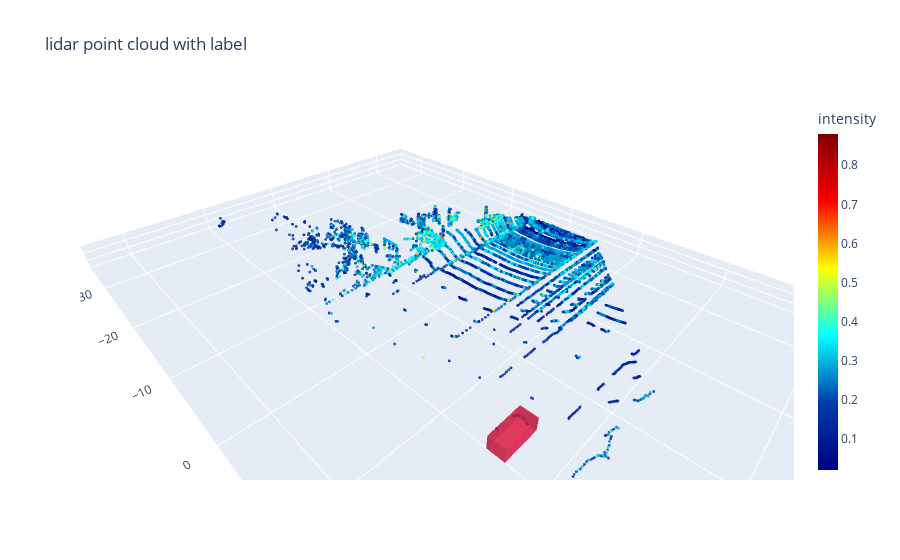

Write notebook code for a chart like this one.
### Markdown cell above
### Point cloud and label

### Code cell
config_path = pathlib.Path('/home/kyungpyo/git/voxelnet/config/voxelnet_kitti.yaml')

cfg = None
with open(config_path) as f:
    cfg = yaml.load(f, Loader=yaml.FullLoader)

dataset1 = KittiDataset('/home/kyungpyo/git/voxelnet/data/training', cfg)
data = dataset1[2]

lidar = data['lidar']
label = data['label']
lidar_dict = {
    'x': lidar[:, 0],
    'y': lidar[:, 1],
    'z': lidar[:, 2],
    'i': lidar[:, 3],
}
pointcloud = goScatterLidar(lidar_dict)
data = [pointcloud]

for key in label.keys():
    if key == 'Car':
        for box in label[key]:
            data.append(goCube(box))

layout = goLayout('lidar point cloud with label')
goFigure(data, layout)

### Figure 1 — Plotly figure (JSON) as saved in the notebook; plotly's stock layout.template omitted (floating-point values rounded to 4 significant figures; data arrays with more than 128 entries replaced by an {"elided": "..."} marker saying what was removed)
{"data": [{"marker": {"color": {"elided": "14584 float values"}, "colorbar": {"thickness": 20, "title": {"text": "intensity"}}, "colorscale": [[0, "rgb(0,0,131)"], [0.2, "rgb(0,60,170)"], [0.4, "rgb(5,255,255)"], [0.6, "rgb(255,255,0)"], [0.8, "rgb(250,0,0)"], [1, "rgb(128,0,0)"]], "opacity": 0.8, "size": 1}, "mode": "markers", "type": "scatter3d", "x": {"elided": "14584 float values"}, "y": {"elided": "14584 float values"}, "z": {"elided": "14584 float values"}}, {"color": "#DC143C", "flatshading": true, "i": [7, 0, 0, 0, 4, 4, 6, 6, 4, 0, 3, 2], "j": [3, 4, 1, 2, 5, 6, 5, 2, 0, 1, 6, 3], "k": [0, 7, 2, 3, 6, 7, 1, 1, 5, 5, 7, 6], "opacity": 0.6, "type": "mesh3d", "x": [40.44, 40.45, 36.44, 36.43, 40.44, 40.45, 36.44, 36.43], "y": [16.89, 15.13, 15.1, 16.86, 16.89, 15.13, 15.1, 16.86], "z": [-1.656, -1.656, -1.656, -1.656, -0.1658, -0.1658, -0.1658, -0.1658]}, {"color": "#DC143C", "flatshading": true, "i": [7, 0, 0, 0, 4, 4, 6, 6, 4, 0, 3, 2], "j": [3, 4, 1, 2, 5, 6, 5, 2, 0, 1, 6, 3], "k": [0, 7, 2, 3, 6, 7, 1, 1, 5, 5, 7, 6], "opacity": 0.6, "type": "mesh3d", "x": [53.06, 53.05, 49.64, 49.65, 53.06, 53.05, 49.64, 49.65], "y": [17.17, 15.37, 15.38, 17.18, 17.17, 15.37, 15.38, 17.18], "z": [-1.535, -1.535, -1.535, -1.535, -0.1545, -0.1545, -0.1545, -0.1545]}], "layout": {"scene": {"aspectmode": "data"}, "title": {"text": "lidar point cloud with label"}}}
